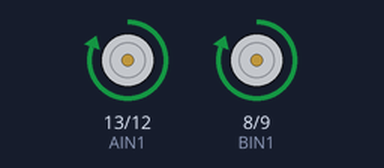
Recording of a sketch running on a simulated Arduino Uno, built with avr-gcc and run on an emulated ATmega328P. On the bench: motor-driver pin pairs drawn as motors (green arrow = first pin HIGH = forward, orange = second pin HIGH = backward, longer = more drive, scaled by the enable pin).

Above: at 1.5 s.
At 4.5 s:
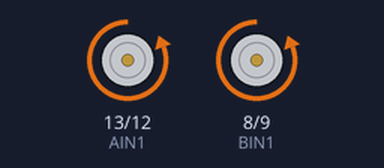
At 7.5 s:
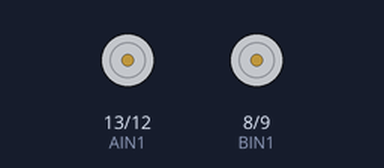
Timing chart, 0 to 11.7 s (numbered marks = the images above):
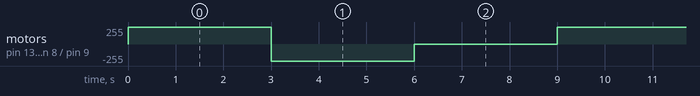

The sketch:

MotorDriver.ino
```cpp
/*
SparkFun Tinker Kit
Circuit 10: Motor Basics

Learn how to control one motor with the motor driver.

This sketch was written by SparkFun Electronics, with lots of help from the Arduino community.
This code is completely free for any use.

View circuit diagram and instructions at: https://learn.sparkfun.com/tutorials/activity-guide-for-sparkfun-tinker-kit/circuit-10-motor-basics
Download drawings and code at: https://github.com/sparkfun/SparkFun_Tinker_Kit_Code/
*/

//PIN VARIABLES
//the motor will be controlled by the motor A pins on the motor driver
const int AIN1 = 13;           //control pin 1 on the motor driver for the right motor
const int AIN2 = 12;            //control pin 2 on the motor driver for the right motor
const int PWMA = 11;            //speed control pin on the motor driver for the right motor

const int BIN1 = 8;           //control pin 1 on the motor driver for the right motor
const int BIN2 = 9;            //control pin 2 on the motor driver for the right motor
const int PWMB = 10;            //speed control pin on the motor driver for the right motor


//VARIABLES
int motorSpeed = 0;       //starting speed for the motor

void setup() {
  //set the motor contro pins as outputs
  pinMode(AIN1, OUTPUT);
  pinMode(AIN2, OUTPUT);
  pinMode(PWMA, OUTPUT);


  pinMode(BIN1, OUTPUT);
  pinMode(BIN2, OUTPUT);
  pinMode(PWMB, OUTPUT);

}

void loop() {
    //drive motor forward (positive speed)
    digitalWrite(AIN1, HIGH);                         //set pin 1 to high
    digitalWrite(BIN1, HIGH);
    digitalWrite(AIN2, LOW);                          //set pin 2 to low
    digitalWrite(BIN2, LOW);
    analogWrite(PWMA, 255);               //now that the motor direction is set, drive it at max speed
    analogWrite(PWMB, 255);
    delay(3000);


    //drive motor backward (negative speed)
    digitalWrite(AIN1, LOW);                          //set pin 1 to low
    digitalWrite(BIN1, LOW);
    digitalWrite(AIN2, HIGH);                         //set pin 2 to high
    digitalWrite(BIN2, HIGH);
    analogWrite(PWMA, 255);               //now that the motor direction is set, drive it at max speed
    analogWrite(PWMB, 255);
    delay(3000);


    //stop motor
    digitalWrite(AIN1, LOW);                          //set pin 1 to low
    digitalWrite(AIN2, LOW);                          //set pin 2 to low
    digitalWrite(BIN1, LOW);
    digitalWrite(BIN2, LOW);
    analogWrite(PWMA, 0);               //now that the motor direction is set, stop motor
    analogWrite(PWMB, 0);
    delay(3000);
}

/*
//drive motor forward (positive speed)
    digitalWrite(AIN1, HIGH);                         //set pin 1 to high
    digitalWrite(AIN2, LOW);                          //set pin 2 to low
    analogWrite(PWMA, 255);               //now that the motor direction is set, drive it at max speed
    delay(3000);

    //drive motor2 forward (positive speed)
    digitalWrite(BIN1, HIGH);                         //set pin 1 to high
    digitalWrite(BIN2, LOW);                          //set pin 2 to low
    analogWrite(PWMB, 255);               //now that the motor direction is set, drive it at max speed
    delay(3000);

    //drive motor backward (negative speed)
    digitalWrite(AIN1, LOW);                          //set pin 1 to low
    digitalWrite(AIN2, HIGH);                         //set pin 2 to high
    analogWrite(PWMA, 255);               //now that the motor direction is set, drive it at max speed
    delay(3000);

    //drive motor2 backward (negative speed)
    digitalWrite(BIN1, LOW);                          //set pin 1 to low
    digitalWrite(BIN2, HIGH);                         //set pin 2 to high
    analogWrite(PWMB, 255);               //now that the motor direction is set, drive it at max speed
    delay(3000);


    //stop motor
    digitalWrite(AIN1, LOW);                          //set pin 1 to low
    digitalWrite(AIN2, LOW);                          //set pin 2 to low
    analogWrite(PWMA, 0);               //now that the motor direction is set, stop motor
    delay(3000);

    //stop motor2
    digitalWrite(BIN1, LOW);                          //set pin 1 to low
    digitalWrite(BIN2, LOW);                          //set pin 2 to low
    analogWrite(PWMB, 0);               //now that the motor direction is set, stop motor
    delay(3000);
*/
```

Measured:
- by itself, motor on pin 13 (AIN1) / pin 12 (AIN2), motor on pin 8 (BIN1) / pin 9 (BIN2): repeats every 9.0 s: backward 255/255 3.0 s, stopped 3.0 s, forward 255/255 3.0 s
